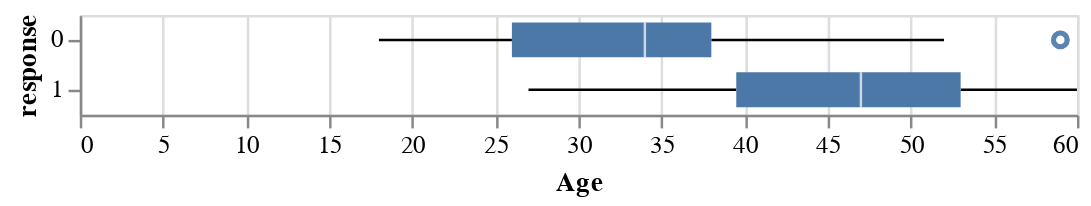

Notebook code for this chart:
### Markdown cell above
- 3a) Erzeugen Sie eine Abbildung, in welcher Sie den Zusammenhang zwischen einer beliebigen unabhängigen und der abhängigen Variable untersuchen. Wählen Sie eine geeignete Darstellungsform, zeigen Sie das Plot und interpretieren Sie das Ergebnis.

### Code cell
# ACME

alt.Chart(df).mark_boxplot().encode(
    x = 'Age',
    y = 'response'
)

### Figure 1 — Vega-Lite specification as saved in the notebook (floating-point values rounded to 4 significant figures; data arrays with more than 128 entries replaced by an {"elided": "..."} marker saying what was removed)
{"$schema": "https://vega.github.io/schema/vega-lite/v4.17.0.json", "config": {"view": {"continuousHeight": 300, "continuousWidth": 400}}, "data": {"name": "data-7b9391470e28fb037ef95486cc022f9d"}, "datasets": {"data-7b9391470e28fb037ef95486cc022f9d": {"elided": "400 records"}}, "encoding": {"x": {"field": "Age", "type": "quantitative"}, "y": {"field": "response", "type": "nominal"}}, "mark": "boxplot"}
